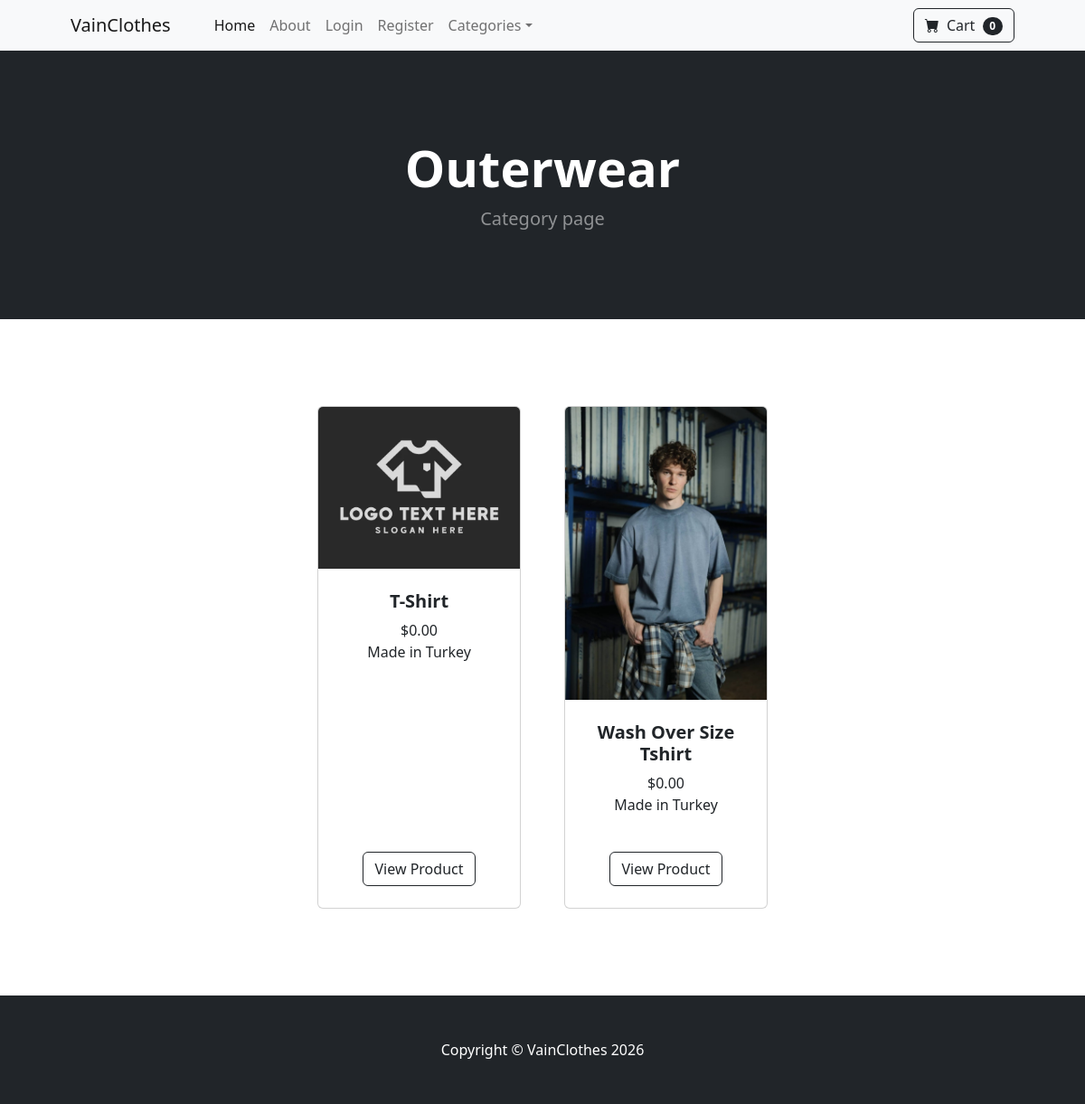
Page /vainclothes/category/Outerwear on the committed database.
### vainclothes/models.py (models this page shows, shortened)
class Category(models.Model):
    name = models.CharField(max_length=50)
    def __str__(self):
        return self.name
    class Meta:
        verbose_name_plural = "Categories"

class Product(models.Model):
    name = models.CharField(max_length=100)
    price = models.DecimalField(default=0, decimal_places=2, max_digits=6)
    category = models.ForeignKey(Category, on_delete=models.CASCADE, default=1)
    description = models.CharField(max_length=250, default="", blank=True, null=True)
    image = models.ImageField(upload_to='uploads/product/')
    is_sale = models.BooleanField(default=False)
    sale_price = models.DecimalField(default=0, decimal_places=2, max_digits=6)

### vainclothes/views.py (the view)
# urls.py: path('category/<str:foo>', views.category, name='category'),
def category(request, foo):
    foo = foo.replace('-',' ')
    try:
        category = Category.objects.get(name=foo)
        products = Product.objects.filter(category=category)
        return render(request, 'category.html', {'products': products, 'category': category})
    except:
        messages.success(request, 'That Category not found')
        return redirect('home')

### vainclothescart/cart.py (called while the page is built)
    def __len__(self):
        return len(self.cart)

### vainclothescart/context_processors.py (called while the page is built)
def cart(request):
    return {'cart': Cart(request)}

### vainclothes/templates/category.html
{% extends 'base.html' %}
{% block content %}
        <header class="bg-dark py-5">
            <div class="container px-4 px-lg-5 my-5">
                <div class="text-center text-white">
                    <h1 class="display-4 fw-bolder">{{ category }}</h1>
                    <p class="lead fw-normal text-white-50 mb-0">Category page</p>
                </div>
            </div>
        </header>
        <section class="py-5">
            <div class="container px-4 px-lg-5 mt-5">
                <div class="row gx-4 gx-lg-5 row-cols-2 row-cols-md-3 row-cols-xl-4 justify-content-center">
                {% for product in products %}
                {% if product.is_sale %}
                    <div class="col mb-5">
                        <div class="card h-100">
                            <div class = "badge bg-dark
                                text-white position-absolute"
                                style="top: 0.5rm; right: 0.5rem">Sale</div>
                            <img class="card-img-top" src="{{ product.image.url }}" alt="..." />
                            <div class="card-body p-4">
                                <div class="text-center">
                                    <h5 class="fw-bolder">{{ product.name }}</h5>
                                    <div class="d-flex justify-content-center
                                                small text-warning mb-2">
                                        <div class="bi-star-fill"></div>
                                        &nbsp;&nbsp;Sale!&nbsp;&nbsp;
                                        <div class="bi-star-fill"></div>
                                    </div>
                                    <strike>
                                    ${{ product.price }}
                                    </strike>
                                    &nbsp;
                                    ${{ product.sale_price }}
                                    <p>Made in Turkey</p>
                                </div>
                            </div>
                            <div class="card-footer p-4 pt-0 border-top-0 bg-transparent">
                                <div class="text-center"><a class="btn btn-outline-dark mt-auto"
                                                            href="{% url 'product' product.id %}">View Product</a></div>
                            </div>
                        </div>
                    </div>
                    {% else %}
                    <div class="col mb-5">
                        <div class="card h-100">
                            <img class="card-img-top" src="{{ product.image.url }}" alt="..." />
                            <div class="card-body p-4">
                                <div class="text-center">
                                    <h5 class="fw-bolder">{{ product.name }}</h5>
                                    ${{ product.sale_price }}
                                    <p>Made in Turkey</p>
                                </div>
                            </div>
                            <div class="card-footer p-4 pt-0 border-top-0 bg-transparent">
                                <div class="text-center"><a class="btn btn-outline-dark mt-auto" href="{% url 'product' product.id %}">View Product</a></div>
                            </div>
                        </div>
                    </div>
                {% endif %}
                {% endfor %}
                </div>
            </div>
        </section>
{% endblock %}

### rows in the picture
Category: name "Outerwear"
Product: image (picture), name "T-Shirt", sale_price "0.00"
Product: image (picture), name "Wash Over Size Tshirt", sale_price "0.00"

### other values in the picture
{{ cart|length }} "0"
